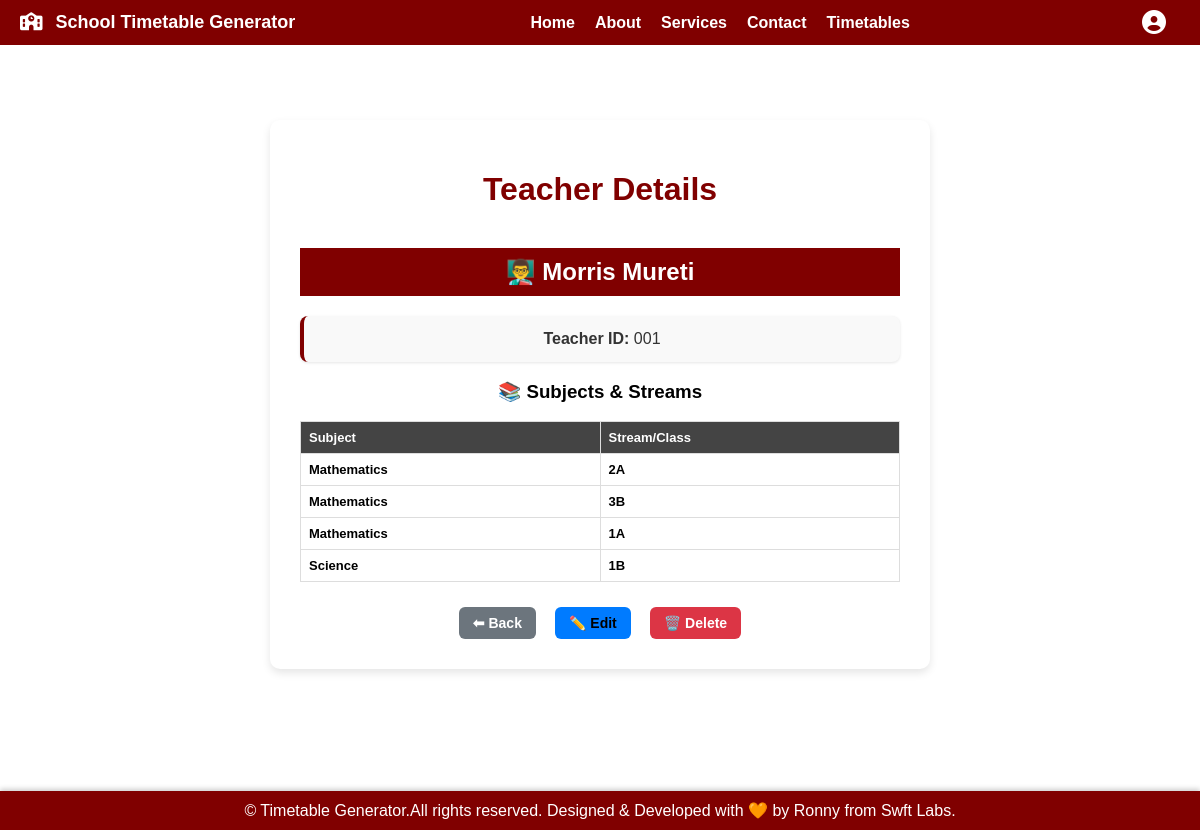
The app's page /timetables/teachers/1/ (signed in) with its own data.
### timetables/models.py (models this page shows, shortened)
class Teacher(models.Model):
    name = models.CharField(max_length=100)
    teacher_id = models.CharField(max_length=20, unique=True)

class StreamSubjectTeacher(models.Model):
    stream = models.ForeignKey(Stream, on_delete=models.CASCADE)
    subject = models.ForeignKey(Subject, on_delete=models.CASCADE)
    teacher = models.ForeignKey(Teacher, on_delete=models.CASCADE)

class Subject(models.Model):
    name = models.CharField(max_length=100)

class Stream(models.Model):
    school_class = models.ForeignKey(SchoolClass, on_delete=models.CASCADE, related_name='streams')
    name = models.CharField(max_length=10)  # e.g., "A"

class SchoolClass(models.Model):
    school = models.ForeignKey('accounts.School', on_delete=models.CASCADE, related_name='classes',default=1)
    name = models.CharField(max_length=50)

### timetables/views.py (the view)
# urls.py: path('teachers/<int:teacher_id>/', views.view_teacher, name='view_teacher'),
@login_required
def view_teacher(request, teacher_id):
    teacher = Teacher.objects.get(id=teacher_id)
    return render(request, 'view_detail.html', {
        'object': teacher,
        'type': 'teacher',
        'title': 'Teacher',
        'return_url': 'teachers',
        'edit_url': 'edit_teacher',
        'delete_url': 'delete_teacher',
    })

### templates/view_detail.html (shortened to what this page needs)
{% extends 'base.html' %}
{% block content %}
<div class="detail-container">
  <h1>{{ title }} Details</h1>
  {% if type == "teacher" %}
    <h2>👨‍🏫 {{ object.name }}</h2>
    <p><strong>Teacher ID:</strong> {{ object.teacher_id }}</p>
    <h3>📚 Subjects & Streams</h3>
    {% if object.streamsubjectteacher_set.all %}
    <table>
      <tr>
        <th>Subject</th>
        <th>Stream/Class</th>
      </tr>
      {% for stt in object.streamsubjectteacher_set.all %}
      <tr>
        <td>{{ stt.subject.name }}</td>
        <td>{{ stt.stream.school_class.name }}{{ stt.stream.name }}</td>
      </tr>
      {% endfor %}
    </table>
    {% else %}
      <p>N/A – No subjects assigned.</p>
    {% endif %}
  {% elif type == "assignment" %}
    <h2>📘 Assignment ID: {{ object.id }}</h2>
    <p><strong>Stream:</strong> {{ object.stream }}</p>
    <p><strong>Subject:</strong> {{ object.subject }}</p>
    <p><strong>Teacher:</strong> {{ object.teacher }}</p>
  {% endif %}
  <div class="detail-actions">
    <a href="{% url return_url %}" class="action-btn back">⬅ Back</a>
    <a href="{% url edit_url object.id %}" class="action-btn edit">✏️ Edit</a>
    <a href="{% url delete_url object.id %}" class="action-btn delete">🗑️ Delete</a>
  </div>
</div>
{% endblock %}

### static/css/style.css (style rules this page uses)
body { font-family: Arial, sans-serif; margin: 0; padding-top: 60px; overflow-x: hidden; }
.detail-container table { width: 100%; border-collapse: collapse; margin-bottom: 1rem; }
.detail-container th, .detail-container td { border: 1px solid #ddd; padding: 0.5rem; text-align: left; }
main p { font-size: 16px; line-height: 1.6; color: #333; margin-bottom: 12px; background: #f9f9f9; border-left: 4px solid maroon; padding: 10px 14px; border-radius: 8px; box-shadow: 0 1px 3px rgba(0,0,0,0.1); }
h1 { text-align: center; margin-bottom: 30px; font-weight: bold; }
h2 { background: maroon; color: white; padding: 10px; margin-top: 40px; }
table { border-collapse: collapse; width: 100%; margin-bottom: 40px; background: white; table-layout: fixed; }
th, td { border: 1px solid #333; text-align: center; padding: 6px; font-size: 13px; font-weight: bold; word-wrap: break-word; }
th { background: #444; color: white; }
.action-btn { display: inline-block; padding: 4px 8px; margin: 0 2px; border-radius: 4px; text-decoration: none; font-size: 14px; transition: background 0.2s ease-in-out; }
.action-btn.edit { background: #ffc107; color: black; }
.action-btn.delete { background: #dc3545; color: white; }
.detail-container, .delete-container { background: #fff; padding: 30px; margin: 40px auto; max-width: 600px; border-radius: 10px; box-shadow: 0 4px 8px rgba(0,0,0,0.1); text-align: center; }
.detail-container h1, .delete-container h1 { color: maroon; margin-bottom: 20px; }
.detail-container p, .delete-container p { font-size: 16px; color: #333; margin: 10px 0; }
.detail-actions, .delete-container form { margin-top: 25px; display: flex; justify-content: center; gap: 15px; flex-wrap: wrap; }
.action-btn { display: inline-block; padding: 8px 14px; border-radius: 6px; text-decoration: none; font-weight: bold; color: white; }
.action-btn.back { background: #6c757d; }
.action-btn.edit { background: #007bff; }
.action-btn.delete { background: #dc3545; }

### records on screen
Teacher: name "Morris Mureti", teacher_id "001"
StreamSubjectTeacher: subject.name "Mathematics", stream.school_class.name "2", stream.name "A"
StreamSubjectTeacher: subject.name "Mathematics", stream.school_class.name "3", stream.name "B"
StreamSubjectTeacher: subject.name "Mathematics", stream.school_class.name "1", stream.name "A"
StreamSubjectTeacher: subject.name "Science", stream.school_class.name "1", stream.name "B"

### other values on screen
{{ title }} "Teacher"
